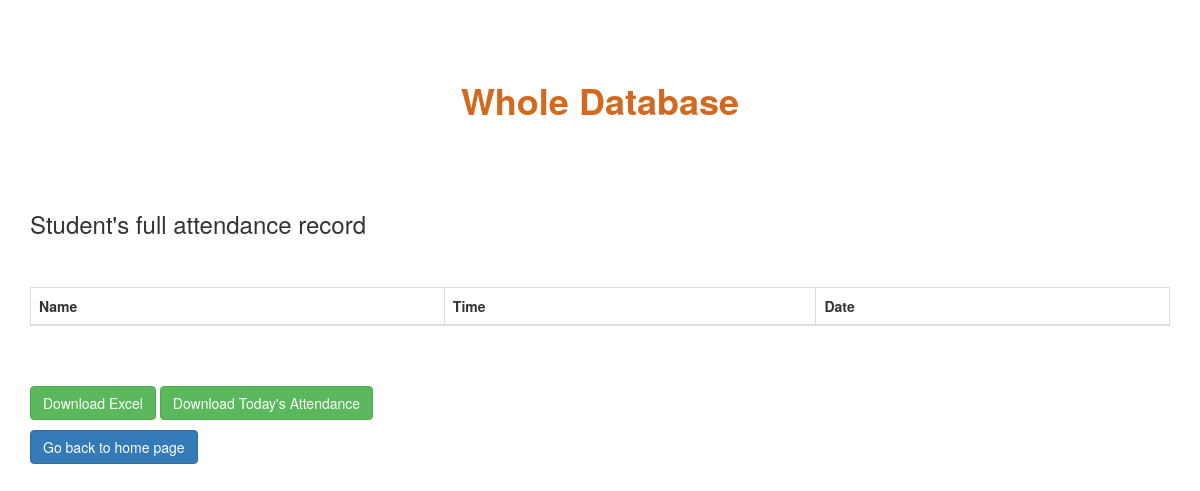
Page /whole on the earlier database version.
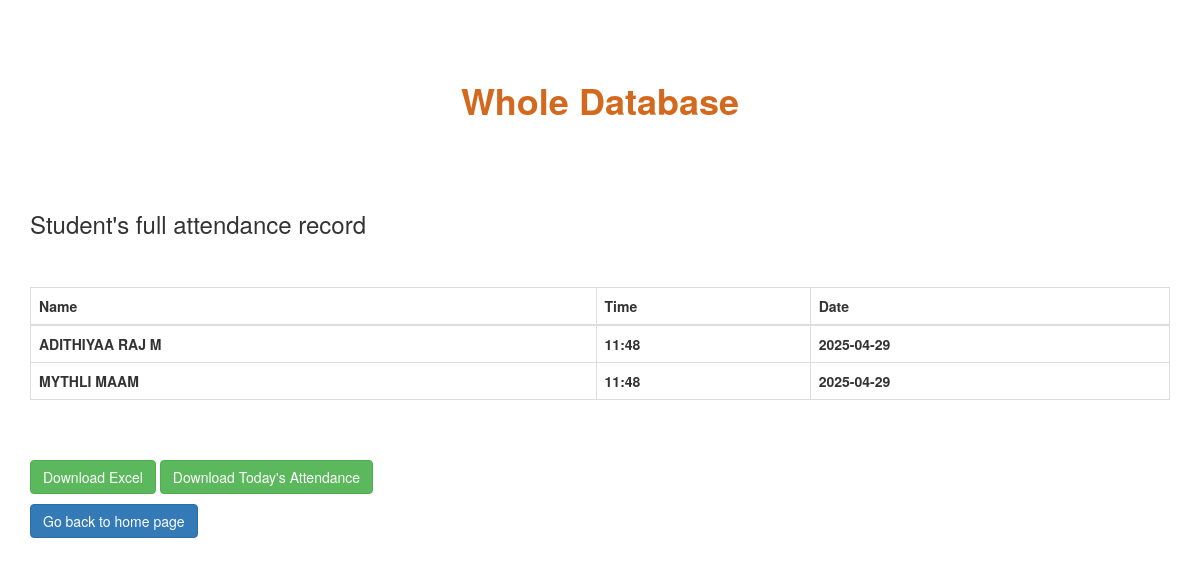
Same page on the later database version.
### tables this page shows
CREATE TABLE Attendance
                            (NAME TEXT  NOT NULL,
                             Time  TEXT NOT NULL ,Date TEXT NOT NULL);

### app.py (the view)
@app.route('/whole', methods=["GET", "POST"])
def whole():
    conn = sqlite3.connect('information.db')
    conn.row_factory = sqlite3.Row
    cur = conn.cursor()
    query = "SELECT DISTINCT NAME, Time, Date FROM Attendance"
    rows = cur.execute(query).fetchall()
    conn.close()
    return render_template('form3.html', rows=rows)

### templates/form3.html (shortened to what this page needs)
<!DOCTYPE html>
<html>
<head>
    <link rel="stylesheet" href="https://maxcdn.bootstrapcdn.com/bootstrap/3.4.1/css/bootstrap.min.css">
</head>
<body>
    <section id="page">
        <div class="container">
            <br><br><br>
            <h1 class="text-center" style="color:chocolate;"><strong>Whole Database</strong></h1>
            <br><br><br>
            <h3 style="font-style:verdana;">Student's full attendance record</h3>
            <br><br>
            <table class="table table-bordered">
                <thead>
                    <tr>
                        <th><strong>Name</strong></th>
                        <th><strong>Time</strong></th>
                        <th><strong>Date</strong></th>
                    </tr>
                </thead>
                <tbody>
                    {% for row in rows %}
                    <tr>
                        <td><strong>{{ row["NAME"] }}</strong></td>
                        <td><strong>{{ row["Time"] }}</strong></td>
                        <td><strong>{{ row["Date"] }}</strong></td>
                    </tr>
                    {% endfor %}
                </tbody>
            </table>
            <br><br>
            <a href="/download_excel" class="btn btn-success">Download Excel</a>
            <a href="{{ url_for('download_today_excel') }}" class="btn btn-success">Download Today's Attendance</a>
            <form action="/" method="GET" style="margin-top: 10px;">
                <button class="btn btn-primary">Go back to home page</button>
            </form>
        </div>
    </section>
</body>
</html>

### templates/form3.html (style rules this page uses)
#page::before { content: ""; position: absolute; height: 100%; z-index: -1; width: 100%; height: 100%; }

Differences in the rows shown:
added Attendance: NAME "ADITHIYAA RAJ M", Time "11:48", Date "2025-04-29"
added Attendance: NAME "MYTHLI MAAM", Time "11:48", Date "2025-04-29"
